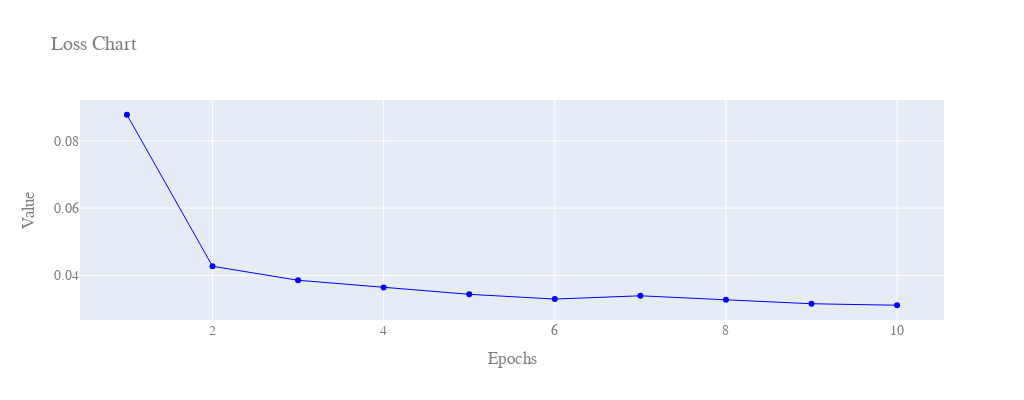

The notebook cell saved with this chart:
### Code cell
fig.show()

### Figure 1 — Plotly figure (JSON) as saved in the notebook; plotly's stock layout.template omitted (floating-point values rounded to 4 significant figures)
{"data": [{"line": {"color": "#00f", "width": 1}, "mode": "lines+markers", "name": "Train Loss", "textposition": "bottom center", "type": "scatter", "x": [1, 2, 3, 4, 5, 6, 7, 8, 9, 10], "y": [0.08775, 0.04274, 0.03858, 0.03645, 0.03441, 0.033, 0.03397, 0.03278, 0.03161, 0.03116]}], "layout": {"font": {"color": "#7f7f7f", "family": "Courier New, monospace", "size": 14}, "height": 400, "title": {"text": "Loss Chart"}, "width": 1024, "xaxis": {"title": {"text": "Epochs"}}, "yaxis": {"tickformat": ".2f", "title": {"text": "Value"}}}}
